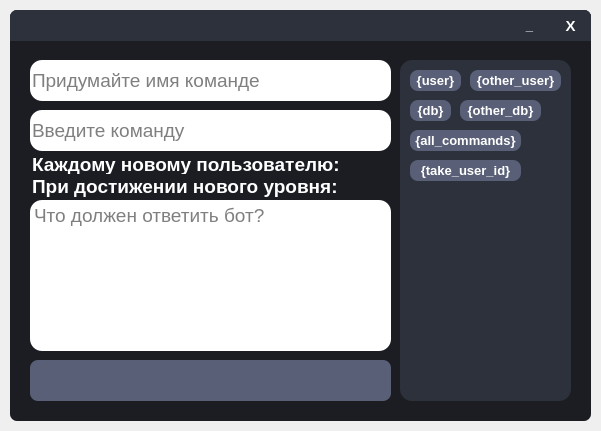
<?xml version="1.0" encoding="UTF-8"?>
<ui version="4.0">
 <class>Form</class>
 <widget class="QWidget" name="Form">
  <property name="geometry">
   <rect>
    <x>0</x>
    <y>0</y>
    <width>601</width>
    <height>431</height>
   </rect>
  </property>
  <property name="windowTitle">
   <string>Form</string>
  </property>
  <widget class="QFrame" name="Window">
   <property name="geometry">
    <rect>
     <x>10</x>
     <y>10</y>
     <width>581</width>
     <height>411</height>
    </rect>
   </property>
   <property name="font">
    <font>
     <pointsize>8</pointsize>
    </font>
   </property>
   <property name="styleSheet">
    <string notr="true">QFrame{
	border-radius: 7px;
	background-color: #1B1D23;
}

QLabel{
	color: white;
}

QLineEdit{
	border-radius: 12px;
}

QTextEdit{
	background-color: white;
	border-radius: 12px;
}

QScrollBar:vertical{
	border: none;
    background: #595F76;
    width: 15px;
    margin: 15px 0 15px 0;
	border-radius: 0px;
 }

QScrollBar::handle:vertical{	
	background-color: #494E61;
	min-height: 30px;
}
QScrollBar::handle:vertical:hover{	
	background-color: #D5006A;
}
QScrollBar::handle:vertical:pressed{	
	background-color: #B9005C;
}

QScrollBar::sub-line:vertical{
	border: none;
	background-color: #3A3F50;
	height: 15px;
	border-top-right-radius: 7px;
	subcontrol-position: top;
	subcontrol-origin: margin;
}
QScrollBar::sub-line:vertical:hover{	
	background-color: #D5006A;
}
QScrollBar::sub-line:vertical:pressed{	
	background-color: #B9005C;
}

QScrollBar::add-line:vertical{
	border: none;
	background-color: #3A3F50;
	height: 15px;
	border-bottom-right-radius: 7px;
	subcontrol-position: bottom;
	subcontrol-origin: margin;
}
QScrollBar::add-line:vertical:hover{	
	background-color: #D5006A;
}
QScrollBar::add-line:vertical:pressed{	
	background-color: #B9005C;
}

QScrollBar::up-arrow:vertical, QScrollBar::down-arrow:vertical{
	background: none;
}
QScrollBar::add-page:vertical, QScrollBar::sub-page:vertical{
	background: none;
}</string>
   </property>
   <property name="frameShape">
    <enum>QFrame::StyledPanel</enum>
   </property>
   <property name="frameShadow">
    <enum>QFrame::Raised</enum>
   </property>
   <widget class="QFrame" name="WindowFrame">
    <property name="geometry">
     <rect>
      <x>0</x>
      <y>0</y>
      <width>581</width>
      <height>31</height>
     </rect>
    </property>
    <property name="styleSheet">
     <string notr="true">QFrame{
	border-bottom-left-radius: 0px;
	border-bottom-right-radius: 0px;
	background-color: #2C313C;
}</string>
    </property>
    <property name="frameShape">
     <enum>QFrame::StyledPanel</enum>
    </property>
    <property name="frameShadow">
     <enum>QFrame::Raised</enum>
    </property>
    <widget class="QPushButton" name="CloseWindowButton">
     <property name="geometry">
      <rect>
       <x>540</x>
       <y>0</y>
       <width>41</width>
       <height>31</height>
      </rect>
     </property>
     <property name="font">
      <font>
       <pointsize>11</pointsize>
       <weight>75</weight>
       <bold>true</bold>
      </font>
     </property>
     <property name="cursor">
      <cursorShape>PointingHandCursor</cursorShape>
     </property>
     <property name="styleSheet">
      <string notr="true">QPushButton{
	color: white;
	border: none;
	border-top-right-radius: 7px;
	background-color: #2C313C;
}

QPushButton:hover{
	background-color: #45494D;
}

QPushButton:pressed{
	color: #EA2F4E;
}</string>
     </property>
     <property name="text">
      <string>X</string>
     </property>
    </widget>
    <widget class="QPushButton" name="MinimizeWindowButton">
     <property name="geometry">
      <rect>
       <x>499</x>
       <y>0</y>
       <width>41</width>
       <height>31</height>
      </rect>
     </property>
     <property name="font">
      <font>
       <pointsize>10</pointsize>
       <weight>75</weight>
       <bold>true</bold>
      </font>
     </property>
     <property name="cursor">
      <cursorShape>PointingHandCursor</cursorShape>
     </property>
     <property name="styleSheet">
      <string notr="true">QPushButton{
	color: white;
	border: none;
	background-color: #2C313C;
}

QPushButton:hover{
	background-color: #45494D;
}

QPushButton:pressed{
	color: #EA2F4E;
}</string>
     </property>
     <property name="text">
      <string>_</string>
     </property>
     <property name="default">
      <bool>false</bool>
     </property>
    </widget>
   </widget>
   <widget class="QLineEdit" name="CommandNameLineEdit">
    <property name="geometry">
     <rect>
      <x>20</x>
      <y>50</y>
      <width>361</width>
      <height>41</height>
     </rect>
    </property>
    <property name="font">
     <font>
      <pointsize>14</pointsize>
      <weight>50</weight>
      <bold>false</bold>
     </font>
    </property>
    <property name="inputMask">
     <string/>
    </property>
    <property name="placeholderText">
     <string>Придумайте имя команде</string>
    </property>
   </widget>
   <widget class="QLineEdit" name="CommandlineEdit">
    <property name="geometry">
     <rect>
      <x>20</x>
      <y>100</y>
      <width>361</width>
      <height>41</height>
     </rect>
    </property>
    <property name="font">
     <font>
      <pointsize>14</pointsize>
      <weight>50</weight>
      <bold>false</bold>
     </font>
    </property>
    <property name="inputMask">
     <string/>
    </property>
    <property name="placeholderText">
     <string>Введите команду</string>
    </property>
   </widget>
   <widget class="QTextEdit" name="CommandAnsweTextEdit">
    <property name="geometry">
     <rect>
      <x>20</x>
      <y>190</y>
      <width>361</width>
      <height>151</height>
     </rect>
    </property>
    <property name="font">
     <font>
      <pointsize>14</pointsize>
      <weight>50</weight>
      <bold>false</bold>
     </font>
    </property>
    <property name="html">
     <string>&lt;!DOCTYPE HTML PUBLIC &quot;-//W3C//DTD HTML 4.0//EN&quot; &quot;http://www.w3.org/TR/REC-html40/strict.dtd&quot;&gt;
&lt;html&gt;&lt;head&gt;&lt;meta name=&quot;qrichtext&quot; content=&quot;1&quot; /&gt;&lt;style type=&quot;text/css&quot;&gt;
p, li { white-space: pre-wrap; }
&lt;/style&gt;&lt;/head&gt;&lt;body style=&quot; font-family:'MS Shell Dlg 2'; font-size:14pt; font-weight:400; font-style:normal;&quot;&gt;
&lt;p style=&quot;-qt-paragraph-type:empty; margin-top:0px; margin-bottom:0px; margin-left:0px; margin-right:0px; -qt-block-indent:0; text-indent:0px;&quot;&gt;&lt;br /&gt;&lt;/p&gt;&lt;/body&gt;&lt;/html&gt;</string>
    </property>
    <property name="placeholderText">
     <string>Что должен ответить бот?</string>
    </property>
   </widget>
   <widget class="QPushButton" name="UserCommandButton">
    <property name="geometry">
     <rect>
      <x>20</x>
      <y>350</y>
      <width>361</width>
      <height>41</height>
     </rect>
    </property>
    <property name="font">
     <font>
      <pointsize>12</pointsize>
      <weight>75</weight>
      <bold>true</bold>
     </font>
    </property>
    <property name="cursor">
     <cursorShape>PointingHandCursor</cursorShape>
    </property>
    <property name="styleSheet">
     <string notr="true">QPushButton{
	color: white;
	border-radius: 8px;
	background-color: #595F76;
}

QPushButton:hover{
	background-color: #50566E;
}

QPushButton:pressed{
	background-color: #434965;
}</string>
    </property>
    <property name="text">
     <string/>
    </property>
   </widget>
   <widget class="QFrame" name="Variable">
    <property name="geometry">
     <rect>
      <x>390</x>
      <y>50</y>
      <width>171</width>
      <height>341</height>
     </rect>
    </property>
    <property name="styleSheet">
     <string notr="true">QFrame{
	border-radius: 12px;
	background-color: #2C313C;
}

QPushButton{
	color: white;
	border-radius: 8px;
	background-color: #595F76;
}

QPushButton:hover{
	background-color: #50566E;
}

QPushButton:pressed{
	background-color: #434965;
}</string>
    </property>
    <property name="frameShape">
     <enum>QFrame::StyledPanel</enum>
    </property>
    <property name="frameShadow">
     <enum>QFrame::Raised</enum>
    </property>
    <widget class="QPushButton" name="AllCommandsVariableButton">
     <property name="geometry">
      <rect>
       <x>10</x>
       <y>70</y>
       <width>111</width>
       <height>21</height>
      </rect>
     </property>
     <property name="font">
      <font>
       <pointsize>10</pointsize>
       <weight>75</weight>
       <bold>true</bold>
      </font>
     </property>
     <property name="cursor">
      <cursorShape>PointingHandCursor</cursorShape>
     </property>
     <property name="text">
      <string>{all_commands}</string>
     </property>
    </widget>
    <widget class="QPushButton" name="DBVariableButton">
     <property name="geometry">
      <rect>
       <x>10</x>
       <y>40</y>
       <width>41</width>
       <height>21</height>
      </rect>
     </property>
     <property name="font">
      <font>
       <pointsize>10</pointsize>
       <weight>75</weight>
       <bold>true</bold>
      </font>
     </property>
     <property name="cursor">
      <cursorShape>PointingHandCursor</cursorShape>
     </property>
     <property name="text">
      <string>{db}</string>
     </property>
    </widget>
    <widget class="QPushButton" name="UserVariableButton">
     <property name="geometry">
      <rect>
       <x>10</x>
       <y>10</y>
       <width>51</width>
       <height>21</height>
      </rect>
     </property>
     <property name="font">
      <font>
       <pointsize>10</pointsize>
       <weight>75</weight>
       <bold>true</bold>
      </font>
     </property>
     <property name="cursor">
      <cursorShape>PointingHandCursor</cursorShape>
     </property>
     <property name="text">
      <string>{user}</string>
     </property>
    </widget>
    <widget class="QPushButton" name="OtherUserVariable">
     <property name="geometry">
      <rect>
       <x>70</x>
       <y>10</y>
       <width>91</width>
       <height>21</height>
      </rect>
     </property>
     <property name="font">
      <font>
       <pointsize>10</pointsize>
       <weight>75</weight>
       <bold>true</bold>
      </font>
     </property>
     <property name="cursor">
      <cursorShape>PointingHandCursor</cursorShape>
     </property>
     <property name="text">
      <string>{other_user}</string>
     </property>
    </widget>
    <widget class="QPushButton" name="OtherDBVariableButton">
     <property name="geometry">
      <rect>
       <x>60</x>
       <y>40</y>
       <width>81</width>
       <height>21</height>
      </rect>
     </property>
     <property name="font">
      <font>
       <pointsize>10</pointsize>
       <weight>75</weight>
       <bold>true</bold>
      </font>
     </property>
     <property name="cursor">
      <cursorShape>PointingHandCursor</cursorShape>
     </property>
     <property name="text">
      <string>{other_db}</string>
     </property>
    </widget>
    <widget class="QPushButton" name="TakeUserIDVariableButton">
     <property name="geometry">
      <rect>
       <x>10</x>
       <y>100</y>
       <width>111</width>
       <height>21</height>
      </rect>
     </property>
     <property name="font">
      <font>
       <pointsize>10</pointsize>
       <weight>75</weight>
       <bold>true</bold>
      </font>
     </property>
     <property name="cursor">
      <cursorShape>PointingHandCursor</cursorShape>
     </property>
     <property name="text">
      <string>{take_user_id}</string>
     </property>
    </widget>
   </widget>
   <widget class="QPushButton" name="NewUserButton">
    <property name="geometry">
     <rect>
      <x>347</x>
      <y>147</y>
      <width>20</width>
      <height>21</height>
     </rect>
    </property>
    <property name="cursor">
     <cursorShape>PointingHandCursor</cursorShape>
    </property>
    <property name="styleSheet">
     <string notr="true">QPushButton{
	border: none;
}</string>
    </property>
    <property name="text">
     <string/>
    </property>
    <property name="icon">
     <iconset>
      <normaloff>../../../../Icons/iconOff.png</normaloff>../../../../Icons/iconOff.png</iconset>
    </property>
    <property name="iconSize">
     <size>
      <width>16</width>
      <height>16</height>
     </size>
    </property>
   </widget>
   <widget class="QLabel" name="label_1">
    <property name="geometry">
     <rect>
      <x>22</x>
      <y>144</y>
      <width>324</width>
      <height>20</height>
     </rect>
    </property>
    <property name="font">
     <font>
      <pointsize>14</pointsize>
      <weight>75</weight>
      <bold>true</bold>
     </font>
    </property>
    <property name="styleSheet">
     <string notr="true"/>
    </property>
    <property name="text">
     <string>Каждому новому пользователю:</string>
    </property>
   </widget>
   <widget class="QLabel" name="label_2">
    <property name="geometry">
     <rect>
      <x>22</x>
      <y>166</y>
      <width>323</width>
      <height>21</height>
     </rect>
    </property>
    <property name="font">
     <font>
      <pointsize>14</pointsize>
      <weight>75</weight>
      <bold>true</bold>
     </font>
    </property>
    <property name="styleSheet">
     <string notr="true"/>
    </property>
    <property name="text">
     <string>При достижении нового уровня:</string>
    </property>
   </widget>
   <widget class="QPushButton" name="LevelUPButton">
    <property name="geometry">
     <rect>
      <x>347</x>
      <y>169</y>
      <width>20</width>
      <height>21</height>
     </rect>
    </property>
    <property name="cursor">
     <cursorShape>PointingHandCursor</cursorShape>
    </property>
    <property name="styleSheet">
     <string notr="true">QPushButton{
	border: none;
}</string>
    </property>
    <property name="text">
     <string/>
    </property>
    <property name="icon">
     <iconset>
      <normaloff>../../../../Icons/iconOff.png</normaloff>../../../../Icons/iconOff.png</iconset>
    </property>
    <property name="iconSize">
     <size>
      <width>16</width>
      <height>16</height>
     </size>
    </property>
   </widget>
  </widget>
 </widget>
 <resources/>
 <connections/>
</ui>
